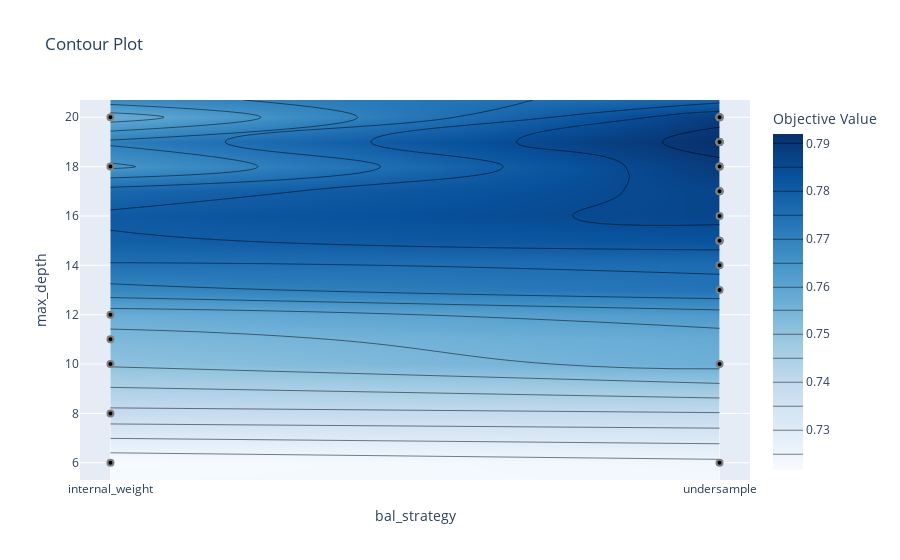

Write notebook code for a chart like this one.
### Code cell
optuna.visualization.plot_contour(study, params=["max_depth", "bal_strategy"])

### Figure 1 — Plotly figure (JSON) as saved in the notebook; plotly's stock layout.template omitted (floating-point values rounded to 4 significant figures)
{"data": [{"colorbar": {"title": {"text": "Objective Value"}}, "colorscale": [[0, "rgb(247,251,255)"], [0.125, "rgb(222,235,247)"], [0.25, "rgb(198,219,239)"], [0.375, "rgb(158,202,225)"], [0.5, "rgb(107,174,214)"], [0.625, "rgb(66,146,198)"], [0.75, "rgb(33,113,181)"], [0.875, "rgb(8,81,156)"], [1, "rgb(8,48,107)"]], "connectgaps": true, "contours": {"coloring": "heatmap"}, "hoverinfo": "none", "line": {"smoothing": 1.3}, "reversescale": false, "type": "contour", "x": ["internal_weight", "undersample"], "y": [5.3, 6, 8, 10, 11, 12, 13, 14, 15, 16, 17, 18, 19, 20, 20.7], "z": [[NaN, NaN], [0.7216, 0.7239], [0.7387, NaN], [0.7507, 0.7566], [0.7535, NaN], [0.7571, NaN], [NaN, 0.7739], [NaN, 0.7757], [NaN, 0.7826], [NaN, 0.7863], [NaN, 0.7865], [0.764, 0.7888], [NaN, 0.792], [0.7572, 0.7887], [NaN, NaN]]}, {"marker": {"color": "black", "line": {"color": "Gray", "width": 2}}, "mode": "markers", "name": "Feasible Trial", "showlegend": false, "type": "scatter", "x": ["internal_weight", "internal_weight", "undersample", "undersample", "internal_weight", "internal_weight", "internal_weight", "undersample", "internal_weight", "undersample", "undersample", "undersample", "undersample", "undersample", "undersample", "undersample", "undersample", "undersample", "undersample", "undersample", "undersample", "undersample", "undersample", "undersample", "undersample", "undersample", "undersample", "undersample", "undersample", "internal_weight"], "y": [20, 18, 10, 6, 10, 12, 6, 19, 11, 17, 15, 15, 15, 20, 20, 18, 20, 17, 14, 18, 13, 20, 19, 17, 19, 16, 19, 19, 18, 8]}, {"marker": {"color": "#cccccc", "line": {"color": "Gray", "width": 2}}, "mode": "markers", "name": "Infeasible Trial", "showlegend": false, "type": "scatter", "x": [], "y": []}], "layout": {"title": {"text": "Contour Plot"}, "xaxis": {"range": [-0.05, 1.05], "title": {"text": "bal_strategy"}, "type": "category"}, "yaxis": {"range": [5.3, 20.7], "title": {"text": "max_depth"}}}}
